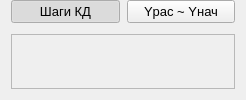
  <widget class="QDockWidget" name="dockGraphics">
   <property name="sizePolicy">
    <sizepolicy hsizetype="Expanding" vsizetype="Expanding">
     <horstretch>0</horstretch>
     <verstretch>0</verstretch>
    </sizepolicy>
   </property>
   <property name="minimumSize">
    <size>
     <width>246</width>
     <height>95</height>
    </size>
   </property>
   <property name="features">
    <set>QDockWidget::DockWidgetClosable|QDockWidget::DockWidgetMovable</set>
   </property>
   <property name="windowTitle">
    <string>ГРАФИКИ</string>
   </property>
   <attribute name="dockWidgetArea">
    <number>2</number>
   </attribute>
   <widget class="QWidget" name="dockGraphicsContainer">
    <property name="sizePolicy">
     <sizepolicy hsizetype="Preferred" vsizetype="Preferred">
      <horstretch>0</horstretch>
      <verstretch>0</verstretch>
     </sizepolicy>
    </property>
    <property name="minimumSize">
     <size>
      <width>0</width>
      <height>0</height>
     </size>
    </property>
    <layout class="QVBoxLayout" name="verticalLayout_12">
     <property name="spacing">
      <number>11</number>
     </property>
     <property name="leftMargin">
      <number>11</number>
     </property>
     <property name="topMargin">
      <number>0</number>
     </property>
     <property name="rightMargin">
      <number>11</number>
     </property>
     <property name="bottomMargin">
      <number>11</number>
     </property>
     <item>
      <widget class="QWidget" name="dockGraphicsSubContainer" native="true">
       <property name="sizePolicy">
        <sizepolicy hsizetype="Preferred" vsizetype="Expanding">
         <horstretch>0</horstretch>
         <verstretch>0</verstretch>
        </sizepolicy>
       </property>
       <layout class="QVBoxLayout" name="verticalLayout_11">
        <property name="spacing">
         <number>11</number>
        </property>
        <property name="leftMargin">
         <number>0</number>
        </property>
        <property name="topMargin">
         <number>0</number>
        </property>
        <property name="rightMargin">
         <number>0</number>
        </property>
        <property name="bottomMargin">
         <number>0</number>
        </property>
        <item>
         <widget class="QWidget" name="GraphicsButtons" native="true">
          <property name="minimumSize">
           <size>
            <width>0</width>
            <height>0</height>
           </size>
          </property>
          <property name="maximumSize">
           <size>
            <width>16777215</width>
            <height>16777215</height>
           </size>
          </property>
          <property name="sizeIncrement">
           <size>
            <width>2</width>
            <height>0</height>
           </size>
          </property>
          <layout class="QHBoxLayout" name="horizontalLayout_4">
           <property name="spacing">
            <number>7</number>
           </property>
           <property name="leftMargin">
            <number>0</number>
           </property>
           <property name="topMargin">
            <number>0</number>
           </property>
           <property name="rightMargin">
            <number>0</number>
           </property>
           <property name="bottomMargin">
            <number>0</number>
           </property>
           <item>
            <widget class="QPushButton" name="buttonGrSKDSKS">
             <property name="minimumSize">
              <size>
               <width>0</width>
               <height>0</height>
              </size>
             </property>
             <property name="font">
              <font>
               <pointsize>10</pointsize>
               <weight>50</weight>
               <bold>false</bold>
              </font>
             </property>
             <property name="toolTip">
              <string>Значения R2 для обратной ликвидации</string>
             </property>
             <property name="text">
              <string>Шаги КД</string>
             </property>
             <property name="checkable">
              <bool>true</bool>
             </property>
             <property name="checked">
              <bool>true</bool>
             </property>
            </widget>
           </item>
           <item>
            <widget class="QPushButton" name="buttonGrE">
             <property name="minimumSize">
              <size>
               <width>0</width>
               <height>0</height>
              </size>
             </property>
             <property name="font">
              <font>
               <pointsize>10</pointsize>
               <weight>50</weight>
               <bold>false</bold>
              </font>
             </property>
             <property name="toolTip">
              <string>Ошибки соответствия посчитанного и начального Y</string>
             </property>
             <property name="text">
              <string>Yрас ~ Yнач</string>
             </property>
             <property name="checkable">
              <bool>true</bool>
             </property>
            </widget>
           </item>
          </layout>
         </widget>
        </item>
        <item>
         <widget class="QFrame" name="Graphics">
          <property name="sizePolicy">
           <sizepolicy hsizetype="Preferred" vsizetype="Expanding">
            <horstretch>0</horstretch>
            <verstretch>0</verstretch>
           </sizepolicy>
          </property>
          <property name="minimumSize">
           <size>
            <width>0</width>
            <height>0</height>
           </size>
          </property>
          <property name="frameShape">
           <enum>QFrame::StyledPanel</enum>
          </property>
          <property name="frameShadow">
           <enum>QFrame::Raised</enum>
          </property>
         </widget>
        </item>
       </layout>
      </widget>
     </item>
    </layout>
   </widget>
  </widget>
